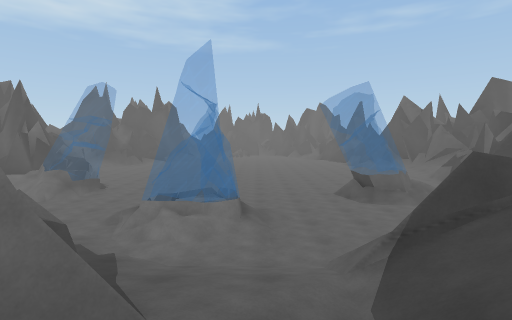
[1] (above)

21 first-person views from a walk through a scene from a Unity 3-D project. The camera is 1.3 m above the floor, tilts 4° down and sees 85° across. The floor is counted in squares, 2 m on a side. Each view is taken from the middle of a square. On the plan, view 1 faces up. The plan holds only what a view shows up to about 9 squares ahead; the rest is blank. The place goes on beyond the plan.

[2]
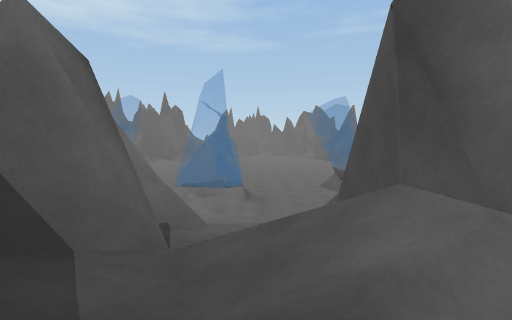

[3]
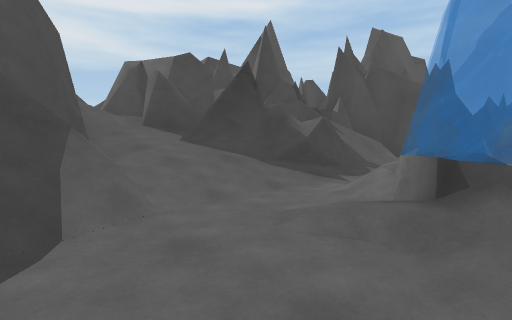

[4]
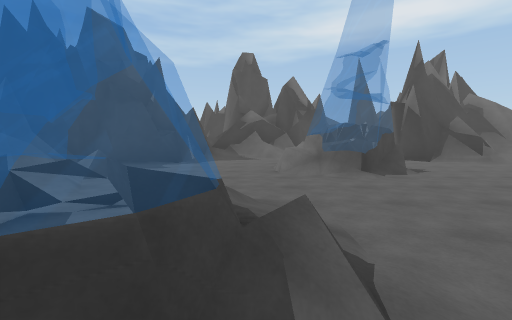

[5]
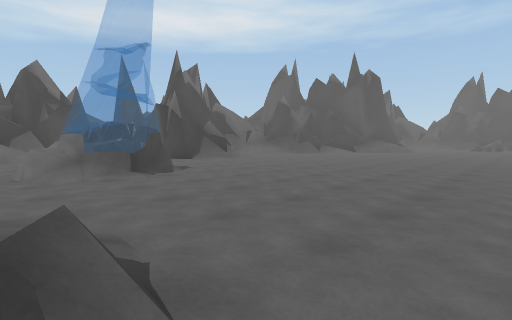

[6]
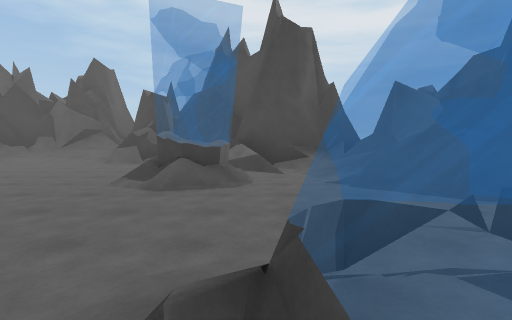

[7]
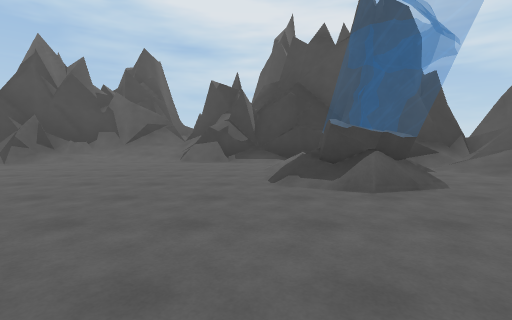

[8]
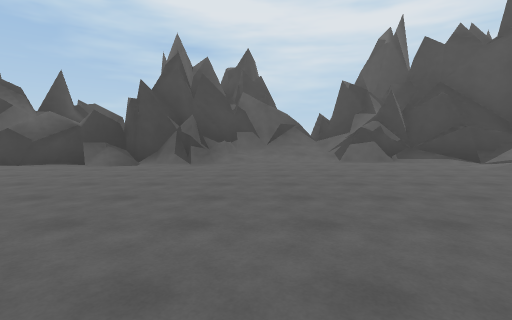

[9]
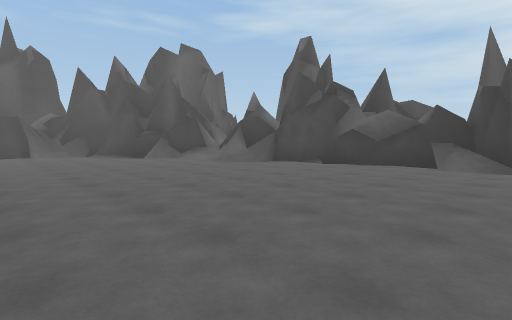

[10]
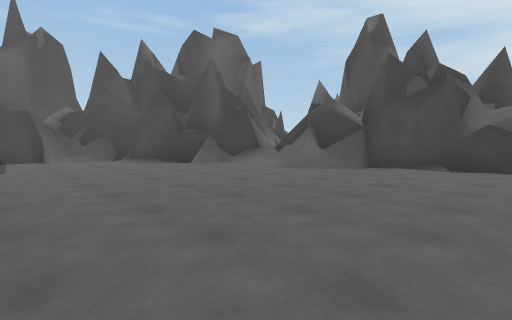

[11]
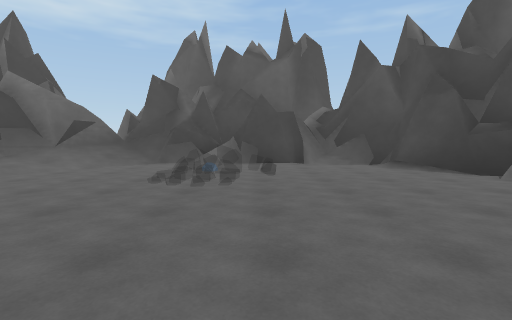

[12]
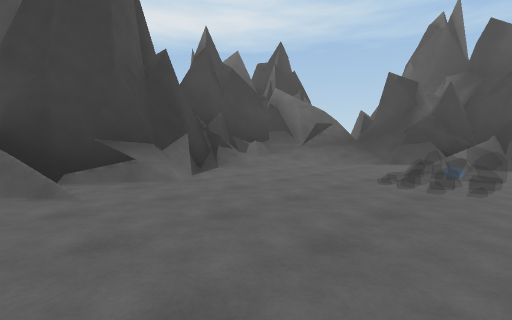

[13]
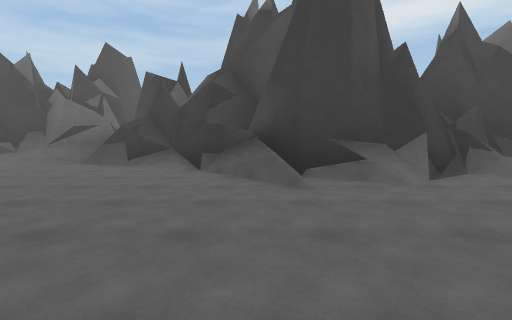

[14]
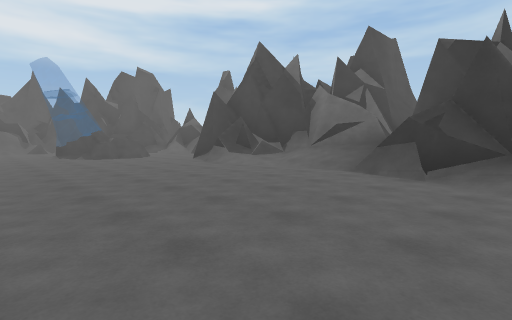

[15]
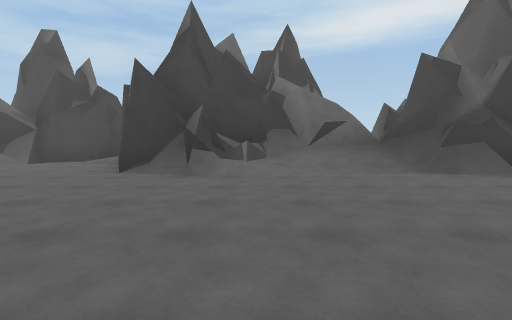

[16]
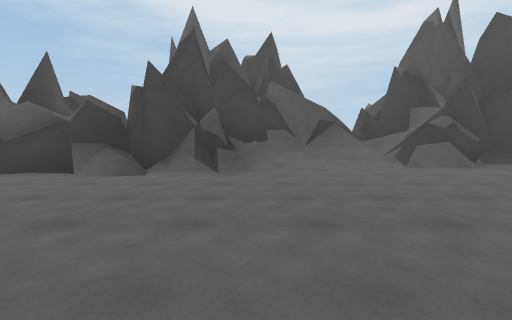

[17]
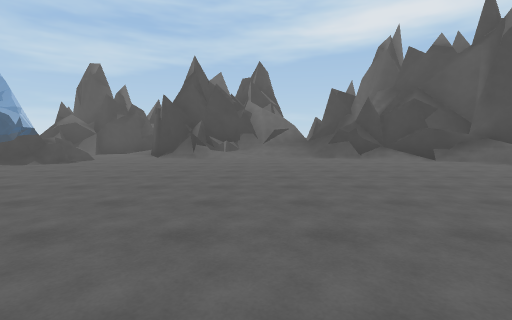

[18]
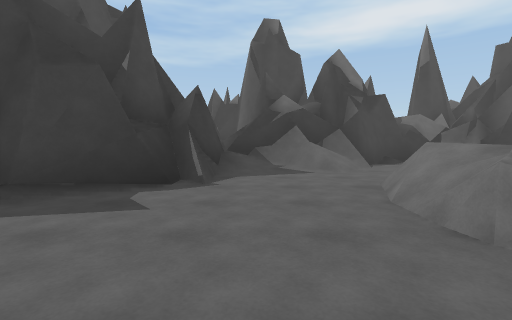

[19]
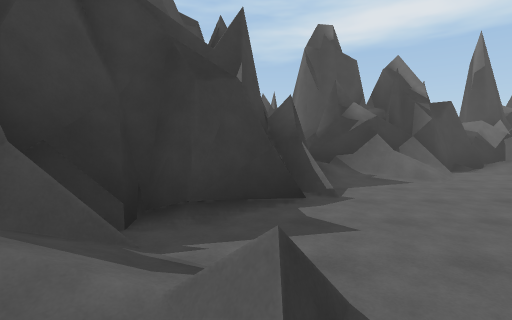

[20]
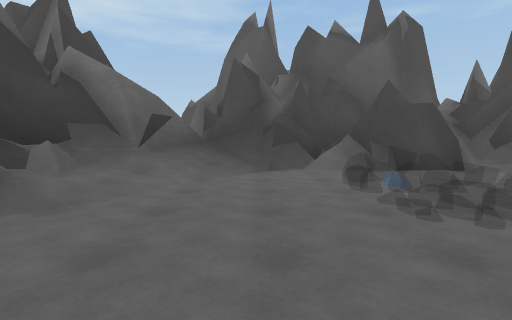

[21]
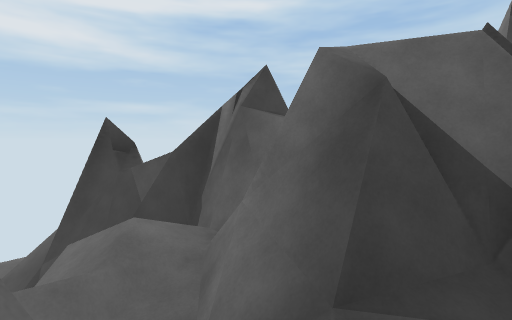

### Floor plan
Key: @ floor where view 1 was taken; # wall or solid block; . main floor; : floor 0.25 m higher than the main floor; + floor 2.25 m higher than the main floor; / step, stairs or slope; = window, fence, low wall or low ledge.
Columns run from 13 left of view 1 to 10 right of it. Each row starts with its distance up from view 1.
 33        ######
 32        #//#/####
 31       ##////##/##
 30      ##//....../#
 29      ##/... =...##
 28      ##/... .....###
 27       #.... ....../#
 26       ##........../#
 25       ##........../#
 24       ##........../##
 23      ###...........##
 22     ###............##
 21   ###//.............#
 20   ###/..............##
 19   #/#/.............//###
 18   #//...............###
 17  ##//...............=##
 16   ##/.............../=##
 15   ##//..............//##
 14    ##=...............//#
 13 #  #/................//#
 12 #####................#/#
 11 #//..................=/#
 10 ##/...#=........./../###
  9 ##/.. ===......./////###
  8 ##//.=#=........==#/##
  7  ##/......//=...//#=##
  6  ##/....../==/..../##
  5   ###......==/...///#
  4    ###..=////..///####
  3      #:=#/##///=#=##
  2      #######////###
  1           ##//###
  0            ##@##
 -1            ##//#
 -2            ##/##
 -3            ##/
 -4            ##+
 -5            ##

Where each view was taken, in squares from view 1:
view 1: 0 up, 0 right, facing up
view 2: 2 down, 0 right, facing up
view 3: 6 up, 2 right, facing down-left
view 4: 7 up, 0 right, facing left
view 5: 7 up, 0 right, facing up-left
view 6: 7 up, 2 left, facing right
view 7: 10 up, 1 left, facing right
view 8: 15 up, 1 left, facing right
view 9: 18 up, 1 left, facing up-right
view 10: 21 up, 1 left, facing up-right
view 11: 23 up, 1 left, facing up
view 12: 23 up, 1 left, facing up-left
view 13: 23 up, 1 left, facing left
view 14: 21 up, 3 left, facing down-left
view 15: 15 up, 3 left, facing left
view 16: 16 up, 1 right, facing right
view 17: 16 up, 2 right, facing left
view 18: 6 up, 4 left, facing left
view 19: 4 up, 4 left, facing left
view 20: 25 up, 4 left, facing up
view 21: 1 down, 1 right, facing down-left
